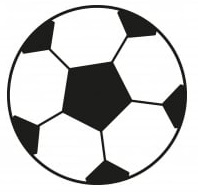
#> input picture pelota.jpg, 198 x 192 px, found by its file name
$ python 99-MoverCosasCamara.py
#> lines starting #> are read from the running program, lines starting #| are printed output that depends on the picture; after the words box and inside, x2 and y2 are one past the last pixel; in counts of white or black regions, pixels touching at a corner belong together
import cv2
import numpy as np

# Object class to insert logo
class Object:
    def __init__(self, start_x=100, start_y=100, size=50):
#> called with start_x = 100, start_y = 100, size = 50
        self.logo_org = cv2.imread('OpenCV\pelota.jpg')
#> self.logo_org is the input picture: shape (192, 198, 3); mean B, G, R 204.4, 205, 205
        self.size = size
        self.logo = cv2.resize(self.logo_org, (size, size))
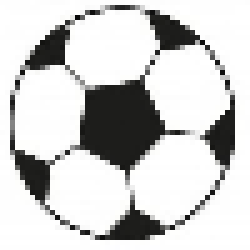
#> self.logo: shape (50, 50, 3) (shown 5 times larger); mean B, G, R 204.4, 205, 205
        img2gray = cv2.cvtColor(self.logo, cv2.COLOR_BGR2GRAY)
        _, logo_mask = cv2.threshold(img2gray, 1, 255, cv2.THRESH_BINARY)
#> logo_mask: shape (50, 50); every value is 255
        self.logo_mask = logo_mask
        self.x = start_x
        self.y = start_y
        self.on_mask = False
    def insert_object(self, frame):
        roi = frame[self.y:self.y + self.size, self.x:self.x + self.size]
        roi[np.where(self.logo_mask)] = 0
        roi += self.logo
    def update_position(self, mask):
        height, width = mask.shape
        # Check if object is overlapping with moving parts
        roi = mask[self.y:self.y + self.size, self.x:self.x + self.size]
        check = np.any(roi[np.where(self.logo_mask)])
        # If object has moving parts, then find new position
        if check:
            # To save the best possible movement
            best_delta_x = 0
            best_delta_y = 0
            best_fit = np.inf
            # Try 8 different positions
            for _ in range(8):
                # Pick a random position
                delta_x = np.random.randint(-15, 15)
                delta_y = np.random.randint(-15, 15)
                # Ensure we are inside the frame, if outside, skip and continue
                if self.y + self.size + delta_y > height or self.y + delta_y < 0 or \
                        self.x + self.size + delta_x > width or self.x + delta_x < 0:
                    continue
                # Calculate how much overlap
                roi = mask[self.y + delta_y:self.y + delta_y + self.size, self.x + delta_x:self.x + delta_x + self.size]
                check = np.count_nonzero(roi[np.where(self.logo_mask)])
                # If perfect fit (no overlap), just return
                if check == 0:
                    self.x += delta_x
                    self.y += delta_y
                    return
                # If a better fit found, save it
                elif check < best_fit:
                    best_fit = check
                    best_delta_x = delta_x
                    best_delta_y = delta_y
            # After for-loop, update to best fit (if any found)
            if best_fit < np.inf:
                self.x += best_delta_x
                self.y += best_delta_y
                return

# Get the webcam (default webcam is 0)
cap = cv2.VideoCapture(0)
# If your webcam does not support 640 x 480, this will find another resolution
cap.set(cv2.CAP_PROP_FRAME_WIDTH, 640)
cap.set(cv2.CAP_PROP_FRAME_HEIGHT, 480)
# To detect movement (to get the background)
background_subtractor = cv2.createBackgroundSubtractorMOG2()
# This will create an object
obj = Object()
# Loop forever (or until break)
while True:
    # Read the a frame from webcam
    _, frame = cap.read()
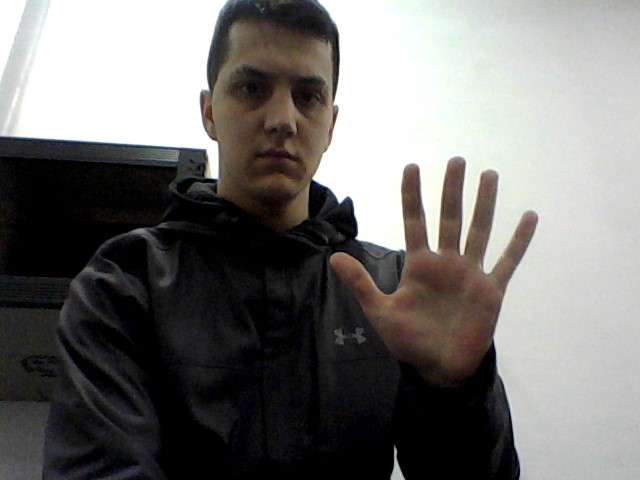
#> input picture images.jpg, 640 x 480 px, given in place of the camera
#> frame is the input picture: shape (480, 640, 3); mean B, G, R 113.8, 115.8, 117.5
    # Flip the frame
    frame = cv2.flip(frame, 1)
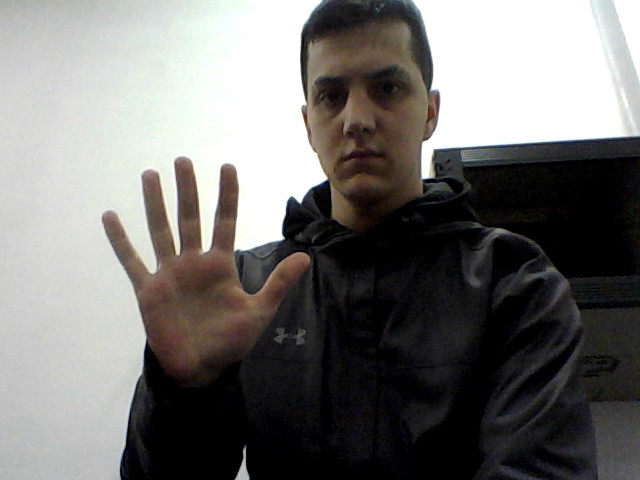
#> frame: shape (480, 640, 3); mean B, G, R 113.8, 115.8, 117.5
    # Get the foreground mask (it is gray scale)
    fg_mask = background_subtractor.apply(frame)
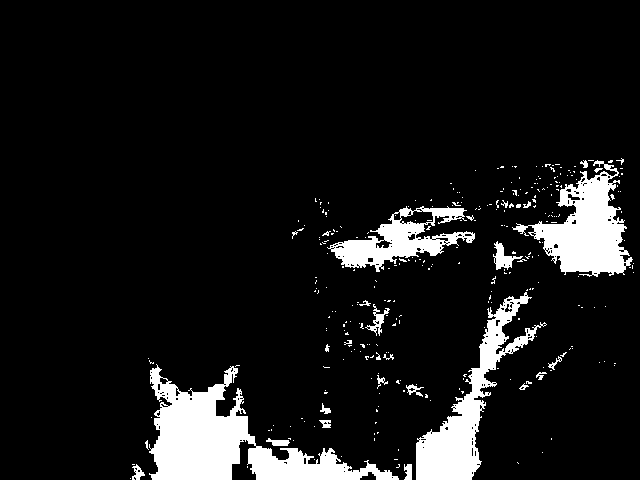
#> fg_mask: shape (480, 640); values 127 (black) and 255 (white), 9.5% white; 309 white regions (282 under 20 px), largest, box (x1, y1, x2, y2) and area: (149, 364, 399, 480) 10710, (416, 292, 547, 480) 6085, (512, 160, 633, 277) 6072
    # Convert the gray scale to black and white with a threshold
    # Change the 250 threshold fitting your webcam and needs
    # - Setting it lower will make it more sensitive (also to noise)
    _, fg_mask = cv2.threshold(fg_mask, 250, 255, cv2.THRESH_BINARY)
    # Find a new position for object (logo)
    # - fg_mask contains all moving parts
    # - updated position will be the one with least moving parts
    obj.update_position(fg_mask)
#> in update_position, `roi = mask[self.y:self.y + self.size, self.x:self.x + self.size]`: roi: shape (50, 50); every value is 0
#> in update_position, `check = np.any(roi[np.where(self.logo_mask)])`: check = False
    # Insert the object into the frame
    obj.insert_object(frame)
#> in insert_object, `roi = frame[self.y:self.y + self.size, self.x:self.x + self.size]`:
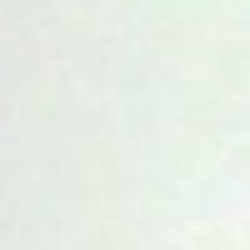
#> roi: shape (50, 50, 3) (shown 5 times larger); mean B, G, R 229.4, 238.2, 230.7
#> in insert_object, `roi[np.where(self.logo_mask)] = 0`: roi: shape (50, 50, 3); every value is 0
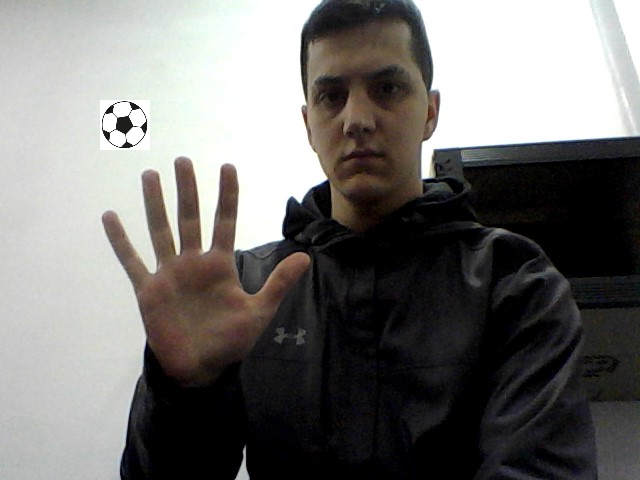
#> frame: shape (480, 640, 3); 0.81% of pixels changed, all inside (x1, y1, x2, y2) = (100, 100, 150, 150)
    # Show the frame in a window
    cv2.imshow('WebCam', frame)
    # To see the fg_mask uncomment the line below
    # cv2.imshow('fg_mask', fg_mask)
    # Check if q has been pressed to quit
    if cv2.waitKey(1) == 27:
#> (key Esc is pressed here)
        break
# When everything done, release the capture
cap.release()
cv2.destroyAllWindows()
